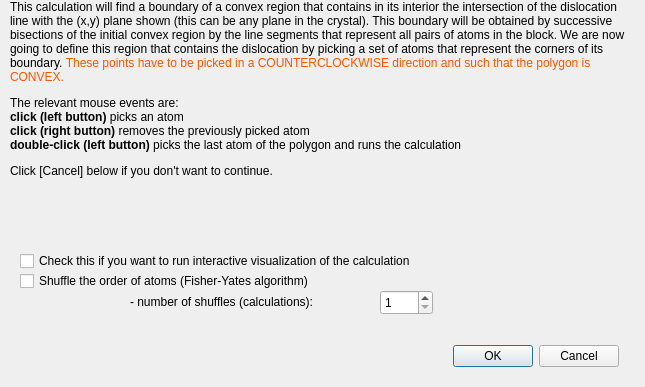
<?xml version="1.0" encoding="UTF-8"?>
<ui version="4.0">
 <class>DFindDPosDecimate</class>
 <widget class="QDialog" name="DFindDPosDecimate">
  <property name="geometry">
   <rect>
    <x>0</x>
    <y>0</y>
    <width>645</width>
    <height>387</height>
   </rect>
  </property>
  <property name="windowTitle">
   <string>Dislocation position using the Burgers circuit construction</string>
  </property>
  <widget class="QDialogButtonBox" name="buttonBox">
   <property name="geometry">
    <rect>
     <x>440</x>
     <y>340</y>
     <width>191</width>
     <height>32</height>
    </rect>
   </property>
   <property name="layoutDirection">
    <enum>Qt::LeftToRight</enum>
   </property>
   <property name="orientation">
    <enum>Qt::Horizontal</enum>
   </property>
   <property name="standardButtons">
    <set>QDialogButtonBox::Cancel|QDialogButtonBox::Ok</set>
   </property>
   <property name="centerButtons">
    <bool>true</bool>
   </property>
  </widget>
  <widget class="QCheckBox" name="shuffleIdx">
   <property name="enabled">
    <bool>true</bool>
   </property>
   <property name="geometry">
    <rect>
     <x>20</x>
     <y>270</y>
     <width>531</width>
     <height>22</height>
    </rect>
   </property>
   <property name="text">
    <string>Shuffle the order of atoms (Fisher-Yates algorithm)</string>
   </property>
  </widget>
  <widget class="QCheckBox" name="interactive">
   <property name="geometry">
    <rect>
     <x>20</x>
     <y>250</y>
     <width>531</width>
     <height>22</height>
    </rect>
   </property>
   <property name="text">
    <string>Check this if you want to run interactive visualization of the calculation</string>
   </property>
  </widget>
  <widget class="QSpinBox" name="ncalcdpos">
   <property name="geometry">
    <rect>
     <x>380</x>
     <y>290</y>
     <width>53</width>
     <height>25</height>
    </rect>
   </property>
   <property name="minimum">
    <number>1</number>
   </property>
   <property name="maximum">
    <number>1000</number>
   </property>
   <property name="value">
    <number>1</number>
   </property>
  </widget>
  <widget class="QLabel" name="label">
   <property name="geometry">
    <rect>
     <x>130</x>
     <y>294</y>
     <width>241</width>
     <height>16</height>
    </rect>
   </property>
   <property name="text">
    <string>- number of shuffles (calculations):</string>
   </property>
  </widget>
  <widget class="QLabel" name="hint">
   <property name="geometry">
    <rect>
     <x>10</x>
     <y>0</y>
     <width>621</width>
     <height>251</height>
    </rect>
   </property>
   <property name="frameShape">
    <enum>QFrame::NoFrame</enum>
   </property>
   <property name="frameShadow">
    <enum>QFrame::Plain</enum>
   </property>
   <property name="text">
    <string>&lt;html&gt;&lt;head/&gt;&lt;body&gt;&lt;p&gt;This calculation will find a boundary of a convex region that contains in its interior the intersection of the dislocation line with the (x,y) plane shown (this can be any plane in the crystal). This boundary will be obtained by successive bisections of the initial convex region by the line segments that represent all pairs of atoms in the block. We are now going to define this region that contains the dislocation by picking a set of atoms that represent the corners of its boundary. &lt;span style=&quot; color:#ff5500;&quot;&gt;These points have to be picked in a COUNTERCLOCKWISE direction and such that the polygon is CONVEX.&lt;/span&gt;&lt;/p&gt;&lt;p align=&quot;justify&quot;&gt;The relevant mouse events are:&lt;br/&gt;&lt;span style=&quot; font-weight:600;&quot;&gt;click (left button) &lt;/span&gt;picks an atom&lt;br/&gt;&lt;span style=&quot; font-weight:600;&quot;&gt;click (right button)&lt;/span&gt; removes the previously picked atom&lt;br/&gt;&lt;span style=&quot; font-weight:600;&quot;&gt;double-click (left button)&lt;/span&gt; picks the last atom of the polygon and runs the calculation&lt;/p&gt;&lt;p align=&quot;justify&quot;&gt;Click [Cancel] below if you don't want to continue.&lt;/p&gt;&lt;/body&gt;&lt;/html&gt;</string>
   </property>
   <property name="textFormat">
    <enum>Qt::RichText</enum>
   </property>
   <property name="alignment">
    <set>Qt::AlignLeading|Qt::AlignLeft|Qt::AlignTop</set>
   </property>
   <property name="wordWrap">
    <bool>true</bool>
   </property>
   <property name="margin">
    <number>5</number>
   </property>
  </widget>
 </widget>
 <resources/>
 <connections>
  <connection>
   <sender>buttonBox</sender>
   <signal>accepted()</signal>
   <receiver>DFindDPosDecimate</receiver>
   <slot>accept()</slot>
   <hints>
    <hint type="sourcelabel">
     <x>248</x>
     <y>254</y>
    </hint>
    <hint type="destinationlabel">
     <x>157</x>
     <y>274</y>
    </hint>
   </hints>
  </connection>
  <connection>
   <sender>buttonBox</sender>
   <signal>rejected()</signal>
   <receiver>DFindDPosDecimate</receiver>
   <slot>reject()</slot>
   <hints>
    <hint type="sourcelabel">
     <x>316</x>
     <y>260</y>
    </hint>
    <hint type="destinationlabel">
     <x>286</x>
     <y>274</y>
    </hint>
   </hints>
  </connection>
 </connections>
</ui>
